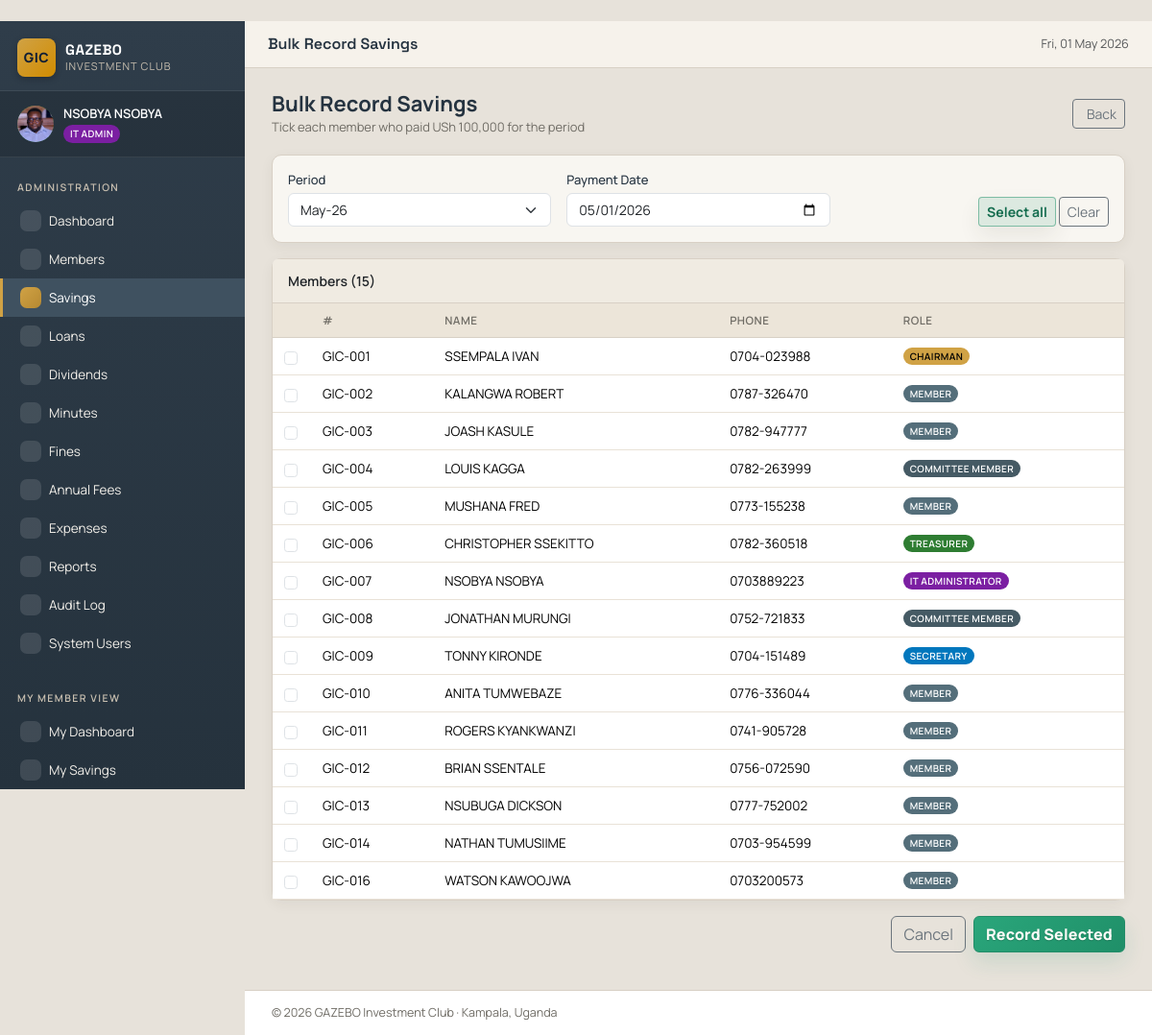
Page /admin/savings/bulk (signed in) on the committed database.
### tables this page shows
CREATE TABLE members (
    id              INTEGER PRIMARY KEY AUTOINCREMENT,
    member_no       TEXT UNIQUE NOT NULL,         -- e.g. GIC-001
    full_name       TEXT NOT NULL,
    phone           TEXT,
    email           TEXT,
    national_id     TEXT,
    district        TEXT DEFAULT 'Kampala',
    address         TEXT,
    next_of_kin     TEXT,
    nok_phone       TEXT,
    role            TEXT NOT NULL DEFAULT 'MEMBER',
    join_date       DATE NOT NULL,
    status          TEXT DEFAULT 'Active',        -- Active / Inactive / Suspended
    photo_url       TEXT,
    notes           TEXT,
    created_at      TIMESTAMP DEFAULT CURRENT_TIMESTAMP,
    updated_at      TIMESTAMP DEFAULT CURRENT_TIMESTAMP
, surname TEXT, first_name TEXT, other_names TEXT, gender TEXT, date_of_birth DATE, nationality TEXT DEFAULT 'Ugandan', marital_status TEXT, tin TEXT, nid_copy_url TEXT, alt_phone TEXT, whatsapp_no TEXT, village_street TEXT, employment_status TEXT, occupation TEXT, employer_business TEXT, monthly_income REAL, monthly_contribution REAL DEFAULT 100000, preferred_pay_date INTEGER, mobile_money_no TEXT, bank_account_no TEXT, share_account_no TEXT, nok_relationship TEXT, nok_address TEXT);

### admin_routes.py (the view, shortened to what this page needs)
@bp.route('/savings/bulk', methods=['GET', 'POST'])
@role_required('IT_ADMIN', 'TREASURER')
def savings_bulk():
    db = get_db()
    members = db.execute(
        "SELECT * FROM members WHERE status='Active' ORDER BY member_no"
    ).fetchall()
    periods = all_savings_periods()
    cur_period = period_str(date.today())
    return render_template(
        'admin/savings_bulk.html',
        members=members, periods=periods, default_period=cur_period,
    )

### database.py (called while the page is built)
def get_db():
    if 'db' not in g:
        g.db = sqlite3.connect(
            current_app.config['DATABASE_PATH'],
            detect_types=sqlite3.PARSE_DECLTYPES,
        )
        g.db.row_factory = sqlite3.Row
        g.db.execute("PRAGMA foreign_keys = ON;")
    return g.db

### utils.py (called while the page is built)
def period_str(d):
    if isinstance(d, str):
        d = datetime.strptime(d, '%Y-%m-%d').date()
    return d.strftime('%Y-%m')

def period_label(period):
    if not period:
        return ''
    try:
        d = datetime.strptime(period, '%Y-%m')
        return d.strftime('%b-%y')
    except ValueError:
        return period

def list_periods(start_period, end_period):
    start = datetime.strptime(start_period, '%Y-%m')
    end = datetime.strptime(end_period, '%Y-%m')
    out = []
    cur = start
    while cur <= end:
        out.append(cur.strftime('%Y-%m'))
        cur += relativedelta(months=1)
    return out

def all_savings_periods(today=None):
    today = today or date.today()
    end = period_str(today)
    return list_periods(Config.SAVINGS_START_PERIOD, end)

def fmt_money(amount, with_symbol=True):
    if amount is None:
        amount = 0
    try:
        amount = int(amount)
    except (ValueError, TypeError):
        return str(amount)
    formatted = f"{amount:,}"
    if with_symbol:
        return f"{Config.CURRENCY_SYMBOL} {formatted}"
    return formatted

def role_required(*roles):
    def decorator(f):
        @wraps(f)
        def decorated(*args, **kwargs):
            if 'user_id' not in session:
                return redirect(url_for('auth.login'))
            if session.get('role') not in roles:
                flash('You do not have permission to access this page.', 'danger')
                return redirect(url_for('admin.dashboard') if Config.ROLES.get(
                    session.get('role'), {}).get('admin') else url_for('member.dashboard'))
            return f(*args, **kwargs)
        return decorated
    return decorator

### templates/admin/savings_bulk.html (shortened to what this page needs)
﻿{% extends "base.html" %}
{% block topbar %}Bulk Record Savings{% endblock %}
{% block content %}
<div class="page-header">
  <div><h1>Bulk Record Savings</h1><div class="subtitle">Tick each member who paid {{ CONFIG.MONTHLY_SAVINGS_AMOUNT|money }} for the period</div></div>
  <a href="{{ url_for('admin.savings_list', view='overview') }}" class="btn btn-outline-secondary btn-sm"> Back</a>
</div>
<form method="post">
  <div class="card mb-3">
    <div class="card-body row g-3 align-items-end">
      <div class="col-md-4">
        <label class="form-label">Period</label>
        <select name="period" class="form-select" required>
          {% for p in periods %}
          <option value="{{ p }}" {% if p == default_period %}selected{% endif %}>{{ p|period_label }}</option>
          {% endfor %}
        </select>
      </div>
      <div class="col-md-4">
        <label class="form-label">Payment Date</label>
        <input type="date" name="payment_date" class="form-control" value="{{ today.isoformat() }}">
      </div>
      <div class="col-md-4 text-end">
        <button type="button" class="btn btn-outline-primary btn-sm" onclick="document.querySelectorAll('input[name=member_ids]').forEach(c => c.checked = true)"> Select all</button>
        <button type="button" class="btn btn-outline-secondary btn-sm" onclick="document.querySelectorAll('input[name=member_ids]').forEach(c => c.checked = false)">Clear</button>
      </div>
    </div>
  </div>
  <div class="card">
    <div class="card-header">Members ({{ members|length }})</div>
    <div class="card-body p-0">
      <table class="table mb-0">
        <thead><tr><th width="40"></th><th>#</th><th>Name</th><th>Phone</th><th>Role</th></tr></thead>
        <tbody>
          {% for m in members %}
          <tr>
            <td><input type="checkbox" class="form-check-input" name="member_ids" value="{{ m.id }}" id="m{{ m.id }}"></td>
            <td><label for="m{{ m.id }}">{{ m.member_no }}</label></td>
            <td><label for="m{{ m.id }}" style="cursor:pointer">{{ m.full_name }}</label></td>
            <td>{{ m.phone or '-' }}</td>
            <td><span class="role-badge role-{{ m.role|lower }}">{{ ROLES[m.role].name }}</span></td>
          </tr>
          {% endfor %}
        </tbody>
      </table>
    </div>
  </div>
  <div class="d-flex justify-content-end gap-2 mt-3">
    <a href="{{ url_for('admin.savings_list', view='overview') }}" class="btn btn-outline-secondary">Cancel</a>
    <button type="submit" class="btn btn-primary"> Record Selected</button>
  </div>
</form>
{% endblock %}

### templates/base.html (shortened to what this page needs)
﻿<!doctype html>
<html lang="en">
<head>
  <link href="https://cdn.jsdelivr.net/npm/bootstrap@5.3.3/dist/css/bootstrap.min.css" rel="stylesheet">
  <link href="https://cdn.jsdelivr.net/npm/bootstrap-icons@1.11.3/font/bootstrap-icons.css" rel="stylesheet">
  <link rel="stylesheet" href="https://unpkg.com/@phosphor-icons/web@2.1.1/src/regular/style.css">
  <link rel="stylesheet" href="{{ url_for('static', filename='css/style.css') }}">
</head>
<body class="app-body">
  {% if session.user_id %}
  <div class="app-shell">
    <aside class="app-sidebar" id="sidebar">
      <div class="brand">
        <div class="brand-mark">GIC</div>
        <div class="brand-text">
          <div class="brand-name">GAZEBO</div>
          <div class="brand-sub">Investment Club</div>
        </div>
      </div>
      <div class="user-card">
        <div class="user-avatar">
          {% if session.photo_url %}
          <img src="{{ url_for('static', filename=session.photo_url) }}" alt="Profile photo" class="avatar-img">
          {% else %}
          {{ session.full_name[0]|upper if session.full_name else 'U' }}
          {% endif %}
        </div>
        <div class="user-meta">
          <div class="user-name">{{ session.full_name }}</div>
          <div class="user-role">
            <span class="role-badge role-{{ session.role|lower }}">
              {% if session.role == 'IT_ADMIN' %}IT Admin
              {% elif session.role == 'CHAIRMAN' %}Chairman
              {% elif session.role == 'SECRETARY' %}Secretary
              {% elif session.role == 'TREASURER' %}Treasurer
              {% elif session.role == 'COMMITTEE' %}Committee
              {% else %}Member{% endif %}
            </span>
          </div>
        </div>
      </div>
      <nav class="app-nav">
        {% if ROLES[session.role].admin %}
          <div class="nav-section">Administration</div>
          <a href="{{ url_for('admin.dashboard') }}" class="nav-link {% if request.endpoint == 'admin.dashboard' %}active{% endif %}">
            <i class="ph ph-gauge"></i> Dashboard
          </a>
          <a href="{{ url_for('admin.members_list') }}" class="nav-link {% if request.endpoint and request.endpoint.startswith('admin.member') %}active{% endif %}">
            <i class="ph ph-users-three"></i> Members
          </a>
          <a href="{{ url_for('admin.savings_list') }}" class="nav-link {% if request.endpoint and request.endpoint.startswith('admin.savings') %}active{% endif %}">
            <i class="ph ph-bank"></i> Savings
          </a>
          <a href="{{ url_for('admin.loans_list') }}" class="nav-link {% if request.endpoint and request.endpoint.startswith('admin.loan') %}active{% endif %}">
            <i class="ph ph-hand-coins"></i> Loans
          </a>
          <a href="{{ url_for('admin.dividends_list') }}" class="nav-link {% if request.endpoint and request.endpoint.startswith('admin.dividend') %}active{% endif %}">
            <i class="ph ph-chart-line-up"></i> Dividends
          </a>
          <a href="{{ url_for('admin.minutes_list') }}" class="nav-link {% if request.endpoint and request.endpoint.startswith('admin.minutes') %}active{% endif %}">
            <i class="ph ph-notepad"></i> Minutes
          </a>
          <a href="{{ url_for('admin.fines_list') }}" class="nav-link {% if request.endpoint and request.endpoint.startswith('admin.fines') %}active{% endif %}">
            <i class="ph ph-warning-octagon"></i> Fines
          </a>
          <a href="{{ url_for('admin.fees_list') }}" class="nav-link {% if request.endpoint and request.endpoint.startswith('admin.fees') %}active{% endif %}">
            <i class="ph ph-receipt"></i> Annual Fees
          </a>
          <a href="{{ url_for('admin.expenses_list') }}" class="nav-link {% if request.endpoint and request.endpoint.startswith('admin.expenses') %}active{% endif %}" style="position:relative">
            <i class="ph ph-wallet"></i> Expenses
          </a>
          <a href="{{ url_for('admin.reports') }}" class="nav-link {% if request.endpoint == 'admin.reports' %}active{% endif %}">
            <i class="ph ph-chart-bar"></i> Reports
          </a>
          <a href="{{ url_for('admin.audit_list') }}" class="nav-link {% if request.endpoint == 'admin.audit_list' %}active{% endif %}">
            <i class="ph ph-shield-check"></i> Audit Log
          </a>
          <a href="{{ url_for('admin.users_list') }}" class="nav-link {% if request.endpoint and request.endpoint.startswith('admin.users') %}active{% endif %}">
            <i class="ph ph-user-gear"></i> System Users
          </a>
          <div class="nav-section mt-3">My Member View</div>
          <a href="{{ url_for('member.dashboard') }}" class="nav-link {% if request.endpoint == 'member.dashboard' %}active{% endif %}">
            <i class="ph ph-house-line"></i> My Dashboard
          </a>
          <a href="{{ url_for('member.savings_statement') }}" class="nav-link {% if request.endpoint == 'member.savings_statement' %}active{% endif %}">
            <i class="ph ph-file-text"></i> My Savings
          </a>
        {% endif %}
      </nav>
    </aside>
    <div class="app-content">
      <header class="app-topbar">
        <div class="topbar-title">{% block topbar %}{% endblock %}</div>
        <div class="topbar-actions">
          <span class="text-muted small d-none d-md-inline">{{ today.strftime('%a, %d %b %Y') }}</span>
        </div>
      </header>
      <main class="app-main">
        {% block content %}{% endblock %}
      </main>
      <footer class="app-footer">
        &copy; {{ today.year }} {{ CONFIG.CLUB_NAME }} &middot; {{ CONFIG.CLUB_LOCATION }}
      </footer>
    </div>
  </div>
  {% else %}
    {% block auth_content %}{% endblock %}
  {% endif %}
</body>
</html>

### rows in the picture
members: full_name "NSOBYA NSOBYA", member_no "GIC-007", phone "0703889223", role "IT ADMINISTRATOR"
members: member_no "GIC-001", full_name "SSEMPALA IVAN", phone "0704-023988", role "CHAIRMAN"
members: member_no "GIC-002", full_name "KALANGWA ROBERT", phone "0787-326470", role "MEMBER"
members: member_no "GIC-003", full_name "JOASH KASULE", phone "0782-947777", role "MEMBER"
members: member_no "GIC-004", full_name "LOUIS KAGGA", phone "0782-263999", role "COMMITTEE MEMBER"
members: member_no "GIC-005", full_name "MUSHANA FRED", phone "0773-155238", role "MEMBER"
members: member_no "GIC-006", full_name "CHRISTOPHER SSEKITTO", phone "0782-360518", role "TREASURER"
members: member_no "GIC-008", full_name "JONATHAN MURUNGI", phone "0752-721833", role "COMMITTEE MEMBER"
members: member_no "GIC-009", full_name "TONNY KIRONDE", phone "0704-151489", role "SECRETARY"
members: member_no "GIC-010", full_name "ANITA TUMWEBAZE", phone "0776-336044", role "MEMBER"
members: member_no "GIC-011", full_name "ROGERS KYANKWANZI", phone "0741-905728", role "MEMBER"
members: member_no "GIC-012", full_name "BRIAN SSENTALE", phone "0756-072590", role "MEMBER"
members: member_no "GIC-013", full_name "NSUBUGA DICKSON", phone "0777-752002", role "MEMBER"
members: member_no "GIC-014", full_name "NATHAN TUMUSIIME", phone "0703-954599", role "MEMBER"
members: member_no "GIC-016", full_name "WATSON KAWOOJWA", phone "0703200573", role "MEMBER"

### other values in the picture
{{ today.strftime('%a, %d %b %Y') }} "Fri, 01 May 2026"
{{ CONFIG.MONTHLY_SAVINGS_AMOUNT|money }} "USh 100,000"
{{ members|length }} "15"
{{ today.year }} "2026"
{{ CONFIG.CLUB_NAME }} "GAZEBO Investment Club"
{{ CONFIG.CLUB_LOCATION }} "Kampala, Uganda"
form field period "May-26"
